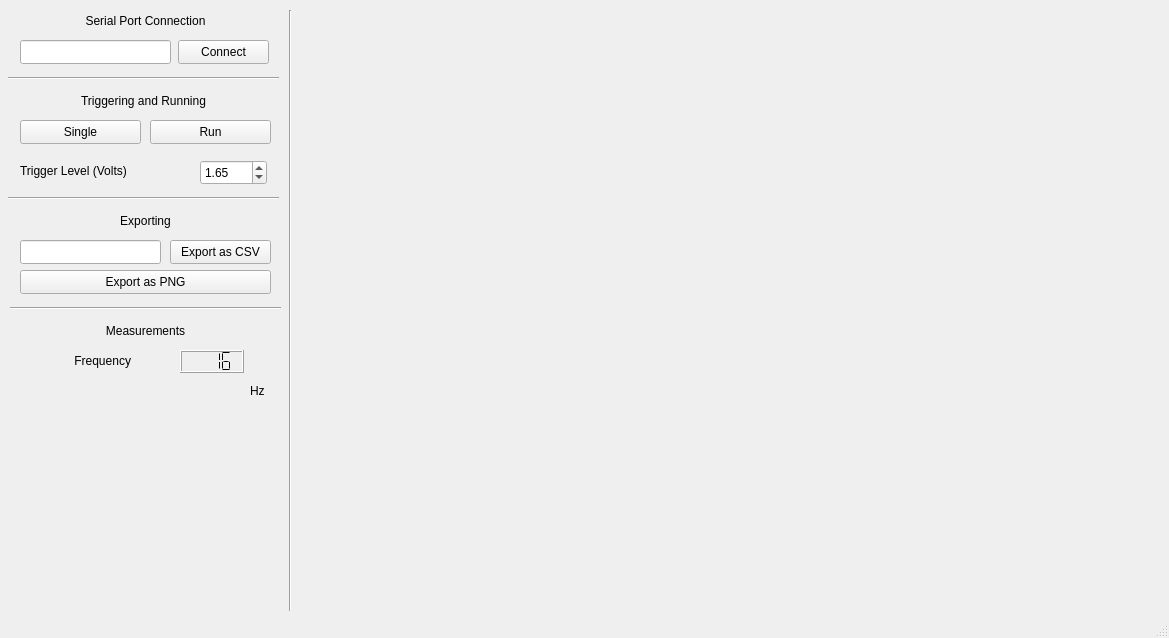
<?xml version="1.0" encoding="UTF-8"?>
<ui version="4.0">
 <class>Window</class>
 <widget class="QMainWindow" name="Window">
  <property name="geometry">
   <rect>
    <x>0</x>
    <y>0</y>
    <width>1169</width>
    <height>638</height>
   </rect>
  </property>
  <property name="sizePolicy">
   <sizepolicy hsizetype="Fixed" vsizetype="Fixed">
    <horstretch>0</horstretch>
    <verstretch>0</verstretch>
   </sizepolicy>
  </property>
  <property name="minimumSize">
   <size>
    <width>1169</width>
    <height>638</height>
   </size>
  </property>
  <property name="maximumSize">
   <size>
    <width>1169</width>
    <height>638</height>
   </size>
  </property>
  <property name="windowTitle">
   <string>Oscilloscope</string>
  </property>
  <property name="autoFillBackground">
   <bool>false</bool>
  </property>
  <widget class="QWidget" name="centralWidget">
   <widget class="Line" name="line">
    <property name="geometry">
     <rect>
      <x>280</x>
      <y>10</y>
      <width>21</width>
      <height>601</height>
     </rect>
    </property>
    <property name="orientation">
     <enum>Qt::Vertical</enum>
    </property>
   </widget>
   <widget class="QCustomPlot" name="customPlot" native="true">
    <property name="geometry">
     <rect>
      <x>300</x>
      <y>10</y>
      <width>861</width>
      <height>601</height>
     </rect>
    </property>
   </widget>
   <widget class="QPushButton" name="pushButton_5">
    <property name="geometry">
     <rect>
      <x>150</x>
      <y>120</y>
      <width>121</width>
      <height>24</height>
     </rect>
    </property>
    <property name="text">
     <string>Run</string>
    </property>
   </widget>
   <widget class="QPushButton" name="pushButton">
    <property name="geometry">
     <rect>
      <x>20</x>
      <y>120</y>
      <width>121</width>
      <height>24</height>
     </rect>
    </property>
    <property name="text">
     <string>Single</string>
    </property>
   </widget>
   <widget class="QPushButton" name="pushButton_2">
    <property name="geometry">
     <rect>
      <x>170</x>
      <y>240</y>
      <width>101</width>
      <height>24</height>
     </rect>
    </property>
    <property name="text">
     <string>Export as CSV</string>
    </property>
   </widget>
   <widget class="Line" name="line_2">
    <property name="geometry">
     <rect>
      <x>8</x>
      <y>190</y>
      <width>271</width>
      <height>16</height>
     </rect>
    </property>
    <property name="orientation">
     <enum>Qt::Horizontal</enum>
    </property>
   </widget>
   <widget class="Line" name="line_3">
    <property name="geometry">
     <rect>
      <x>8</x>
      <y>70</y>
      <width>271</width>
      <height>16</height>
     </rect>
    </property>
    <property name="orientation">
     <enum>Qt::Horizontal</enum>
    </property>
   </widget>
   <widget class="QPushButton" name="pushButton_6">
    <property name="geometry">
     <rect>
      <x>178</x>
      <y>40</y>
      <width>91</width>
      <height>24</height>
     </rect>
    </property>
    <property name="text">
     <string>Connect</string>
    </property>
   </widget>
   <widget class="QPushButton" name="pushButton_3">
    <property name="geometry">
     <rect>
      <x>20</x>
      <y>270</y>
      <width>251</width>
      <height>24</height>
     </rect>
    </property>
    <property name="text">
     <string>Export as PNG</string>
    </property>
   </widget>
   <widget class="QLabel" name="label">
    <property name="geometry">
     <rect>
      <x>18</x>
      <y>90</y>
      <width>251</width>
      <height>21</height>
     </rect>
    </property>
    <property name="text">
     <string>Triggering and Running</string>
    </property>
    <property name="alignment">
     <set>Qt::AlignCenter</set>
    </property>
   </widget>
   <widget class="QLabel" name="label_2">
    <property name="geometry">
     <rect>
      <x>10</x>
      <y>210</y>
      <width>271</width>
      <height>21</height>
     </rect>
    </property>
    <property name="text">
     <string>Exporting</string>
    </property>
    <property name="alignment">
     <set>Qt::AlignCenter</set>
    </property>
   </widget>
   <widget class="QLabel" name="label_3">
    <property name="geometry">
     <rect>
      <x>20</x>
      <y>160</y>
      <width>171</width>
      <height>21</height>
     </rect>
    </property>
    <property name="layoutDirection">
     <enum>Qt::LeftToRight</enum>
    </property>
    <property name="text">
     <string>Trigger Level (Volts)</string>
    </property>
    <property name="alignment">
     <set>Qt::AlignLeading|Qt::AlignLeft|Qt::AlignVCenter</set>
    </property>
   </widget>
   <widget class="QDoubleSpinBox" name="triggerSpinBox">
    <property name="geometry">
     <rect>
      <x>200</x>
      <y>160</y>
      <width>67</width>
      <height>25</height>
     </rect>
    </property>
    <property name="maximum">
     <double>3.300000000000000</double>
    </property>
    <property name="singleStep">
     <double>0.050000000000000</double>
    </property>
    <property name="value">
     <double>1.650000000000000</double>
    </property>
   </widget>
   <widget class="Line" name="line_4">
    <property name="geometry">
     <rect>
      <x>10</x>
      <y>300</y>
      <width>271</width>
      <height>16</height>
     </rect>
    </property>
    <property name="orientation">
     <enum>Qt::Horizontal</enum>
    </property>
   </widget>
   <widget class="QLabel" name="label_4">
    <property name="geometry">
     <rect>
      <x>10</x>
      <y>320</y>
      <width>271</width>
      <height>21</height>
     </rect>
    </property>
    <property name="text">
     <string>Measurements</string>
    </property>
    <property name="alignment">
     <set>Qt::AlignCenter</set>
    </property>
   </widget>
   <widget class="QLabel" name="label_5">
    <property name="geometry">
     <rect>
      <x>20</x>
      <y>350</y>
      <width>111</width>
      <height>21</height>
     </rect>
    </property>
    <property name="text">
     <string>Frequency</string>
    </property>
    <property name="alignment">
     <set>Qt::AlignRight|Qt::AlignTrailing|Qt::AlignVCenter</set>
    </property>
   </widget>
   <widget class="QLabel" name="freqLabel_2">
    <property name="geometry">
     <rect>
      <x>250</x>
      <y>380</y>
      <width>21</width>
      <height>21</height>
     </rect>
    </property>
    <property name="text">
     <string>Hz</string>
    </property>
    <property name="alignment">
     <set>Qt::AlignLeading|Qt::AlignLeft|Qt::AlignVCenter</set>
    </property>
   </widget>
   <widget class="QLCDNumber" name="freqNumber">
    <property name="geometry">
     <rect>
      <x>180</x>
      <y>350</y>
      <width>64</width>
      <height>23</height>
     </rect>
    </property>
    <property name="digitCount">
     <number>4</number>
    </property>
    <property name="segmentStyle">
     <enum>QLCDNumber::Flat</enum>
    </property>
    <property name="value" stdset="0">
     <double>16.000000000000000</double>
    </property>
   </widget>
   <widget class="QLineEdit" name="lineEdit">
    <property name="geometry">
     <rect>
      <x>20</x>
      <y>240</y>
      <width>141</width>
      <height>24</height>
     </rect>
    </property>
   </widget>
   <widget class="QLineEdit" name="lineEdit_2">
    <property name="geometry">
     <rect>
      <x>20</x>
      <y>40</y>
      <width>151</width>
      <height>24</height>
     </rect>
    </property>
   </widget>
   <widget class="QLabel" name="label_7">
    <property name="geometry">
     <rect>
      <x>20</x>
      <y>10</y>
      <width>251</width>
      <height>21</height>
     </rect>
    </property>
    <property name="text">
     <string>Serial Port Connection</string>
    </property>
    <property name="alignment">
     <set>Qt::AlignCenter</set>
    </property>
   </widget>
   <zorder>freqNumber</zorder>
   <zorder>line</zorder>
   <zorder>customPlot</zorder>
   <zorder>pushButton_5</zorder>
   <zorder>pushButton</zorder>
   <zorder>pushButton_2</zorder>
   <zorder>line_2</zorder>
   <zorder>line_3</zorder>
   <zorder>pushButton_6</zorder>
   <zorder>pushButton_3</zorder>
   <zorder>label</zorder>
   <zorder>label_2</zorder>
   <zorder>label_3</zorder>
   <zorder>triggerSpinBox</zorder>
   <zorder>line_4</zorder>
   <zorder>label_4</zorder>
   <zorder>label_5</zorder>
   <zorder>freqLabel_2</zorder>
   <zorder>lineEdit</zorder>
   <zorder>lineEdit_2</zorder>
   <zorder>label_7</zorder>
  </widget>
  <widget class="QMenuBar" name="menuBar">
   <property name="geometry">
    <rect>
     <x>0</x>
     <y>0</y>
     <width>1169</width>
     <height>22</height>
    </rect>
   </property>
  </widget>
  <widget class="QStatusBar" name="statusBar"/>
  <action name="actionConnect_to_Serial">
   <property name="text">
    <string>Connect to Serial</string>
   </property>
  </action>
 </widget>
 <layoutdefault spacing="6" margin="11"/>
 <customwidgets>
  <customwidget>
   <class>QCustomPlot</class>
   <extends>QWidget</extends>
   <header>qcustomplot.h</header>
   <container>1</container>
  </customwidget>
 </customwidgets>
 <resources/>
 <connections/>
</ui>
